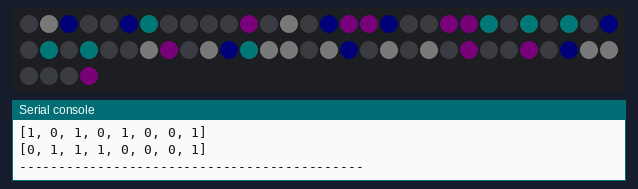
Simulated run of this program. Board: ESP8266 board running MicroPython. Parts: 64 RGB LEDs in strip order, left to right, continuing on the next row, the last lines printed to the serial console. Dim RGB values are drawn brighter than linear; random numbers come from a fixed seed.

Above: at 2.1 s.
At 8.43 s:
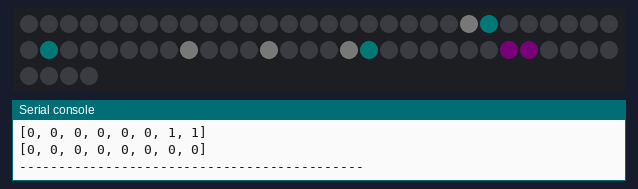
At 8.9 s:
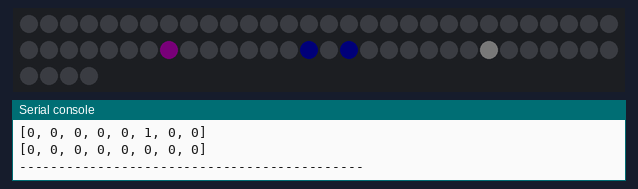
At 16.0 s:
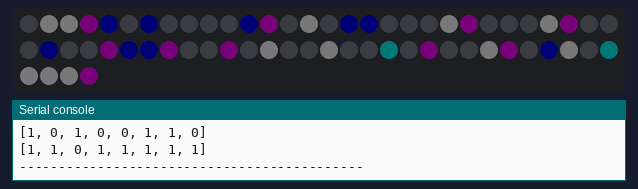
At 28.0 s:
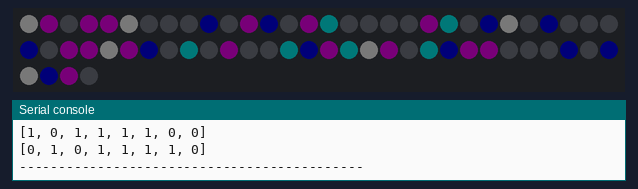
At 36.1 s:
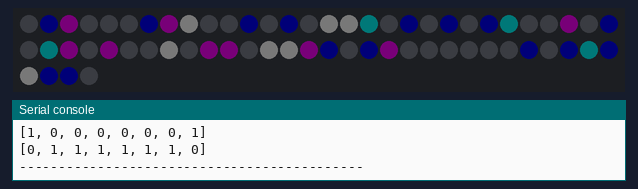

The program:

conway.py
```python
from machine import Pin, freq
import neopixel
import utime
import uos

freq(160000000)

PIXEL_WIDTH = const(8)
PIXEL_HEIGHT = const(8)
MAX_BRIGHT = const(2)

pixels = neopixel.NeoPixel(Pin(13, Pin.OUT), PIXEL_WIDTH*PIXEL_HEIGHT)

def conway_step():
  global board
  global color_board
  new_board = board[:]
  changed = False
  for x in range(PIXEL_HEIGHT):
    for y in range(PIXEL_WIDTH):
      num_neighbors = board[x-1][y-1] + board[x][y-1] + board[x+1][y-1] + board[x-1][y] \
                      + board[x+1][y] + board[x+1][y+1] + board[x][y+1] + board[x-1][y+1]

      if board[x][y] and not (2 <= num_neighbors <=3):
        new_board[x][y] = 0
        color_board[x][y] = (0,0,0)
        changed = True
      elif not board[x][y] and num_neighbors == 3:
        new_board[x][y] = 1
        color_board[x][y] = color()
        changed = True

  board = new_board[:]
  return changed

def conway_rand():
  global board
  global color_board

  pixels.fill((0,0,0))
  pixels.write()
  utime.sleep(2)

  # note that the + 1 below means that the board[X][-1] pulls in zero from a position beyond the grid
  board = [[0 for j in range(PIXEL_WIDTH + 1)] for i in range(PIXEL_HEIGHT + 1)]
  color_board = [[(0,0,0) for j in range(PIXEL_WIDTH)] for i in range(PIXEL_HEIGHT)]
  for x in range(PIXEL_HEIGHT):
    for y in range(PIXEL_WIDTH):
      board[x][y] = uos.urandom(1)[0]//128
      if board[x][y]:
        color_board[x][y] = color()
      else:
        color_board[x][y] = (0,0,0)

  print("--------------------------------------------")
  for x in range(PIXEL_HEIGHT):
    print(board[x][0:PIXEL_WIDTH])
    for y in range(PIXEL_WIDTH):
        pixels[x * PIXEL_HEIGHT + y] = color_board[x][y]
  print("--------------------------------------------")

  pixels.write()
  utime.sleep(3)

def random():
  return MAX_BRIGHT*(uos.urandom(1)[0]//128)

def color():
  return (random(), random(), 2)

conway_rand()

while True:
  if not conway_step():
    utime.sleep(5)
    conway_rand()

  print("--------------------------------------------")
  for x in range(PIXEL_HEIGHT):
    print(board[x][0:PIXEL_WIDTH])
    for y in range(PIXEL_WIDTH):
        pixels[x * PIXEL_HEIGHT + y] = color_board[x][y]
  print("--------------------------------------------")

  pixels.write()
  utime.sleep(0.1)
```

Measured:
- what the display in image 0 shows lasts 3.0 s, from 2.0 s to 5.0 s
- what the display in image 3 shows lasts 3.2 s, from 15.9 s to 19.1 s
